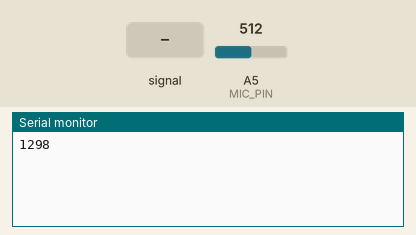
Bench run of a sketch on a simulated Arduino Uno, built with avr-gcc and run on an emulated ATmega328P. Parts: the last lines printed to the serial monitor. Inputs (shaded band) come from the test bench; at power-on: A5 (MIC_PIN) = 512.

Above: at 1.2 s.
1.3 s: A5 (MIC_PIN) fed a 200 Hz sine of ±81 counts around its level
At 2.6 s:
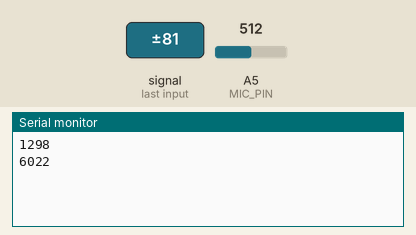
2.8 s: A5 (MIC_PIN) set to 716
At 3.8 s:
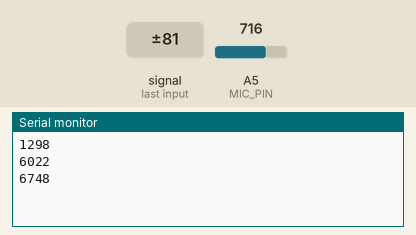
4.3 s: A5 (MIC_PIN) fed a 1000 Hz sine of ±255 counts around its level
At 5.6 s:
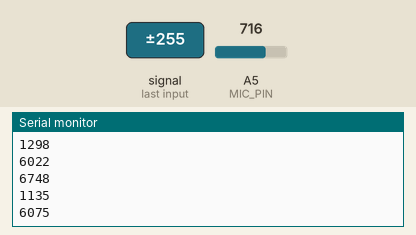
5.8 s: A5 (MIC_PIN) set to 900
At 6.7 s:
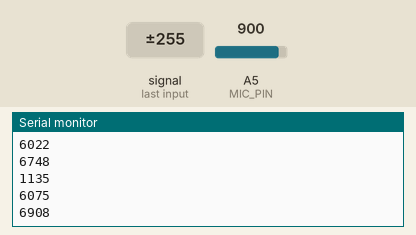
Timing chart, 0 to 8.3 s (numbered marks = the images above; inputs shaded):
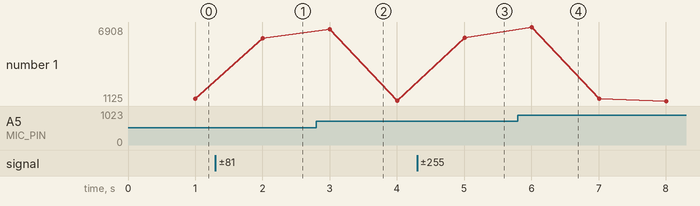

The sketch:

analog_sample_average.ino
```cpp
/* analog_sample_average
 *
 * By: Andrew Tuline
 *
 * Updated: Feb, 2019
 *
 * Basic code to read from the Sparkfun ADMP401 microphone and provide average as well as peak detection.
 *
 * If your microphone uses 3.3V, then please read up on analogReference(EXTERNAL) in the setup().
 *
 * You may also need to adjust the DC_OFFSET to be the value of the microphone when all is silent. Test and find out.
 *
 * Resultant fps is 8300 or about a 8KHz sampling rate. Slow. . .
 *
 */

#define MIC_PIN    5                                          // Analog port for microphone

// Global variable(s) used by other routines.
bool   samplepeak = 0;                                        // We'll call this our 'peak' flag.
uint8_t sampleavg = 0;                                        // Average of the last NSAMPLES samples.
uint8_t   sample = 10;                                        // Dampened 'sample' value from our twitchy microphone.


void setup() {

  analogReference(EXTERNAL);                                  //  Audio samples are 'cleaner' at 3.3V. COMMENT OUT THIS LINE FOR 3.3V ARDUINOS (FLORA, ETC.) or for 5V microphones.
  Serial.begin(115200);                                        // Initialize serial port for debugging.

} // setup()


void loop() {

  showfps();
  analog_sample_average();

} // loop()


void analog_sample_average() {

// Local definitions
  #define NSAMPLES 32                                           // Creating an array with lots of samples for decent averaging.
  #define SQUELCH 10                                            // Noise squelching.
  #define DC_OFFSET  509                                        // DC offset in mic signal. Should be about 512.
  #define MAXVOL 7                                              // Amount higher than sampleavg is what we predict is max volume. Higher is a peak.

// Persistent local variables
  static uint8_t samplearray[NSAMPLES];                         // Array of samples for general sampling average.
  static uint16_t samplesum = 0;                                // Sum of the last 64 samples. This had better be positive.
  static uint8_t samplecount = 0;                               // A rollover counter to cycle through the circular buffer of samples.
  static long peaktime;                                         // Time of last peak, so that they're not too close together.

// Temporary local variables
  int16_t    micIn = 0;                                         // Current sample starts with negative values and large values, which is why it's 16 bit signed.


  micIn = analogRead(MIC_PIN) - DC_OFFSET;                      // Sample the microphone. Range will result in -512 to 512. Boy, it sure is twitchy.
  micIn = abs(micIn);                                           // Get the absolute value of that.
  micIn   = (micIn <= SQUELCH) ? 0 : (micIn - SQUELCH);         // Remove noise/hum.

//  sample = ((sample * 7) + micIn) >> 3;                       // Very dampened reading.
  sample = ((sample * 3) + micIn) >> 2;                         // Somewhat dampened reading, which is good enough for us.

  if (sample < sampleavg+MAXVOL) samplepeak = 0;                // Reset the global sample peak only if we're below MAXVOL.

// Let's populate an array (circular buffer) in order to calculate an average value across NSAMPLES.
  samplesum += sample - samplearray[samplecount];               // Add the new sample and remove the oldest sample in the array. No 'for' loops required here for extra speed.
  sampleavg = samplesum / NSAMPLES;                             // Get an average.
  samplearray[samplecount] = sample;                            // Update oldest sample in the array with new sample. By Andrew Tuline.
  samplecount = (samplecount + 1) % NSAMPLES;                   // Update the counter for the array and rollover if we hit the max.

  if (sample > (sampleavg+MAXVOL)                                                     &&      // Keep above a floor value.
      sample < samplearray[(samplecount+30)%NSAMPLES]                                 &&      // Is it < previous sample.
      samplearray[(samplecount+30)%NSAMPLES] > samplearray[(samplecount+29)%NSAMPLES] &&      // Is previous sample > sample before that.
      millis() > (peaktime + 50)                                                      &&      // Wait at least 200ms for another peak.
      samplepeak == 0                                                                         // and there wasn't a recent peak.
      ) {samplepeak = 1;peaktime=millis();} else {samplepeak = 0;}                            // Then we got a peak, else we don't.

/*
  Serial.print(micIn);
  Serial.print(" ");
  Serial.print(sample);
  Serial.print(" ");
  Serial.print(sampleavg+MAXVOL);
  Serial.print(" ");
  Serial.print(samplepeak*128);
  Serial.print(" ");
  Serial.print(0);
  Serial.print(" ");
  Serial.print(128);
  Serial.println(" ");
*/

} // analog_sample_average()


void showfps() {                                              // Show rames per seocond on the serial monitor.

  long currentMillis = 0;                                       // Variables used by our fps counter.
  static long lastMillis = 0;
  static long loops = 0;

  currentMillis=millis();

  loops++;
  if(currentMillis - lastMillis >1000) {
    Serial.println(loops);                                    // Print it once a second.
    lastMillis = currentMillis;
    loops = 0;
  }
} // showfps()
```

Measured:
- after the input at 1.3 s, the serial monitor: prints a new line after 0.70 s (image 1)
- after the input at 2.8 s, the serial monitor: prints a new line after 0.20 s (image 2)
- after the input at 4.3 s, the serial monitor: prints a new line after 0.71 s (image 3)
- after the input at 5.8 s, the serial monitor: prints a new line after 0.21 s (image 4)
- plotted number 1: 1298 → 6022 after the input at 1.3 s, 6022 → 1135 after the input at 2.8 s, 1135 → 6075 after the input at 4.3 s, 6075 → 1125 after the input at 5.8 s
